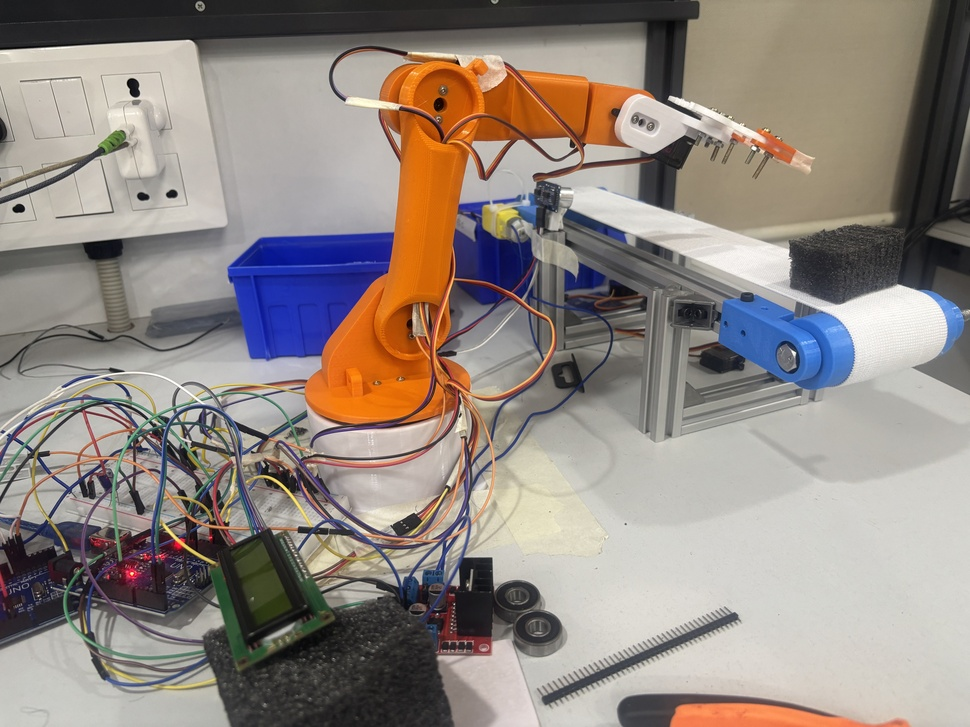
#> input picture IMG_1043.JPG, 970 x 727 px, shrunk from 5712 x 4284 before the run
$ python -i cv_detector.py   (imports and definitions only)
#> lines starting #> are read from the running program, lines starting #| are printed output that depends on the picture; after the words box and inside, x2 and y2 are one past the last pixel; in counts of white or black regions, pixels touching at a corner belong together
#> further down, picture is the input picture: shape (727, 970, 3); mean B, G, R 129.6, 135.9, 145.7
import cv2
import numpy as np


COLOR_RANGES = {
    "Red": [
        (np.array([0, 120, 70]), np.array([10, 255, 255])),
        (np.array([170, 120, 70]), np.array([180, 255, 255])),
    ],
    "Green": [
        (np.array([35, 50, 50]), np.array([85, 255, 255])),
    ]
}


def roi_bounds(width, height):
    return (
        int(width * 0.3),
        int(height * 0.3),
        int(width * 0.7),
        int(height * 0.7),
    )


def detect_color(frame, min_area=1000):
#> called with min_area = 1000
    frame = cv2.flip(frame, 1)
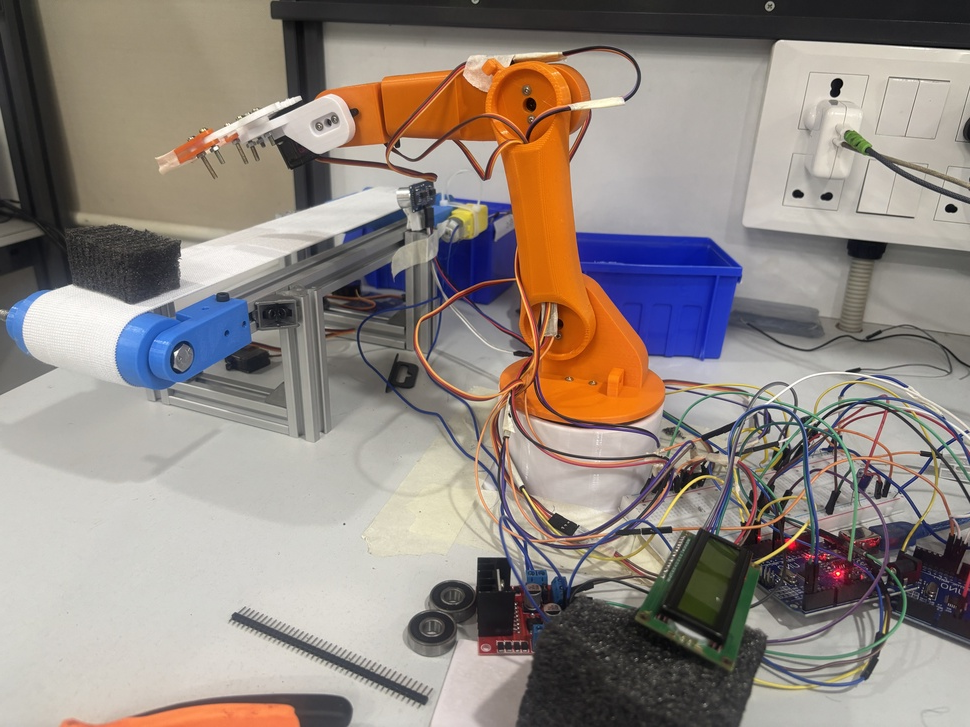
#> frame: shape (727, 970, 3); mean of channels 0, 1, 2 129.6, 135.9, 145.7; drawn as B, G, R
    height, width, _ = frame.shape
#> height = 727; width = 970
    x1, y1, x2, y2 = roi_bounds(width, height)
#> x1 = 291; y1 = 218; x2 = 679; y2 = 508
    roi = frame[y1:y2, x1:x2]
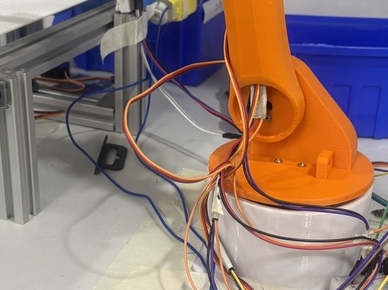
#> roi: shape (290, 388, 3); mean of channels 0, 1, 2 112.1, 118.9, 142.2; drawn as B, G, R
    hsv = cv2.cvtColor(roi, cv2.COLOR_BGR2HSV)
#> hsv: shape (290, 388, 3); mean H, S, V 47.6, 87, 155.7

    best_color = "UNKNOWN"
    best_area = 0

    for color_name, ranges in COLOR_RANGES.items():
        combined_mask = None

        for lower, upper in ranges:
            mask = cv2.inRange(hsv, lower, upper)
            combined_mask = mask if combined_mask is None else cv2.add(combined_mask, mask)

        contours, _ = cv2.findContours(
            combined_mask,
            cv2.RETR_EXTERNAL,
            cv2.CHAIN_APPROX_SIMPLE,
        )

        for contour in contours:
            area = cv2.contourArea(contour)
            if area > max(min_area, best_area):
                best_area = int(area)
                best_color = color_name.upper()
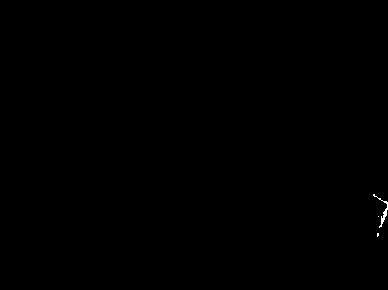
#> combined_mask: shape (290, 388); 0.08% white in thin lines or dots, all inside (x1, y1, x2, y2) = (373, 194, 388, 237)
#> after the loop, best_area = 0; best_color = 'UNKNOWN'

    return {
        "color_name": best_color,
        "area": best_area,
        "roi": {"x1": x1, "y1": y1, "x2": x2, "y2": y2},
    }

>>> import cv2
>>> picture = cv2.imread('IMG_1043.JPG')
>>> result = detect_color(picture)
#> result = 3 items
